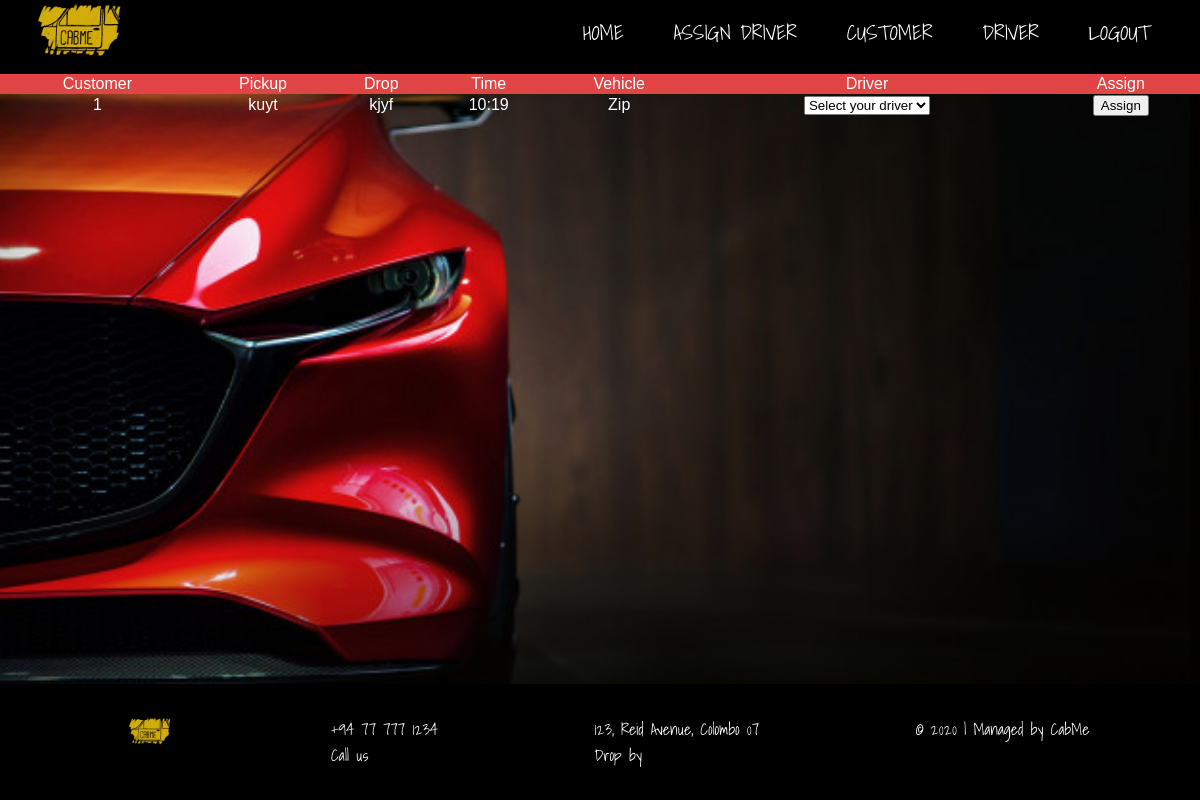
Page /admin/assign-driver.php (signed in) on the committed database.
### tables this page shows
CREATE TABLE IF NOT EXISTS `ride` (
  `id` int(11) NOT NULL AUTO_INCREMENT,
  `user` int(11) NOT NULL,
  `driver` int(11) NOT NULL,
  `ride_details` int(11) NOT NULL,
  `is-assigned` int(11) NOT NULL,
  `is-booked` int(1) NOT NULL,
  PRIMARY KEY (`id`)
);

CREATE TABLE IF NOT EXISTS `ride_details` (
  `id` int(11) NOT NULL AUTO_INCREMENT,
  `pickup` varchar(50) NOT NULL,
  `dropoff` varchar(50) NOT NULL,
  `time` varchar(50) NOT NULL,
  `car_type` varchar(10) NOT NULL,
  PRIMARY KEY (`id`)
);

### admin/assign-driver.php (the view, shortened to what this page needs)
<!DOCTYPE html>
<html lang="en" dir="ltr">
<head>
  <link rel="stylesheet" href="../css/styles.css">
</head>
<body>
  <?php
  if(!isset($_SESSION["loggedInAdminID"]))
  {
    include "../includes/admin-header-loggedOut.php";
  }else {
    include "../includes/admin-header-loggedIn.php";
  }
  ?>
  <table>
    <tr class="th">
      <td>Customer</td>
      <td>Pickup</td>
      <td>Drop</td>
      <td>Time</td>
      <td>Vehicle</td>
      <td>Driver</td>
      <td>Assign</td>
    </tr>
    <?php
    include "../database/dbconfig.php";
    $sql = "SELECT * FROM `ride` `r`, `ride_details` `rd` WHERE `r`. `ride_details` = `rd`. `id` AND `is-assigned` = '0' ";
    $result = mysqli_query($con,$sql);
    while($row = mysqli_fetch_assoc($result)){
      ?>
      <tr>
        <form action="../includes/assign-driver-process.php" method="post">
          <td><?php echo $row['user']; ?></td>
          <td><?php echo $row['pickup']; ?></td>
          <td><?php echo $row['dropoff']; ?></td>
          <td><?php echo $row['time']; ?></td>
          <td><?php echo $row['car_type']; ?></td>
          <td>
            <select name="driver">
              <option>  Select your driver </option>
            </select>
          </td>
          <td>
            <input type="submit" name="assign" value="Assign">
          </td>
        </form>
      </tr>
      <?php
    }
    ?>
  </table>
  <div class="position">
  <?php
    include "../includes/footer.php";
  ?>
  </div>
</body>
</html>

### css/styles.css (style rules this page uses)
body { font-family: ShadowsIntoLight-Regular; margin: 0; }
.position { position: fixed; background-color: black; color: white; bottom: 0; left: 0; width: 100%; }

### admin/assign-driver.php (style rules this page uses)
table { width: 100%; text-align: center; font-family: sans-serif; border-collapse: collapse; color: white; }
.th { background-color: #e04444; color: white; }
.position { position: fixed; background-color: black; color: white; bottom: 0; left: 0; width: 100%; }
body { background-image: url(../images/page.jpg); background-repeat: no-repeat; width: 100%; background-size: cover; }

### rows in the picture
ride: user "1", ride_details.pickup "kuyt", ride_details.dropoff "kjyf", ride_details.time "10:19", ride_details.car_type "Zip"
